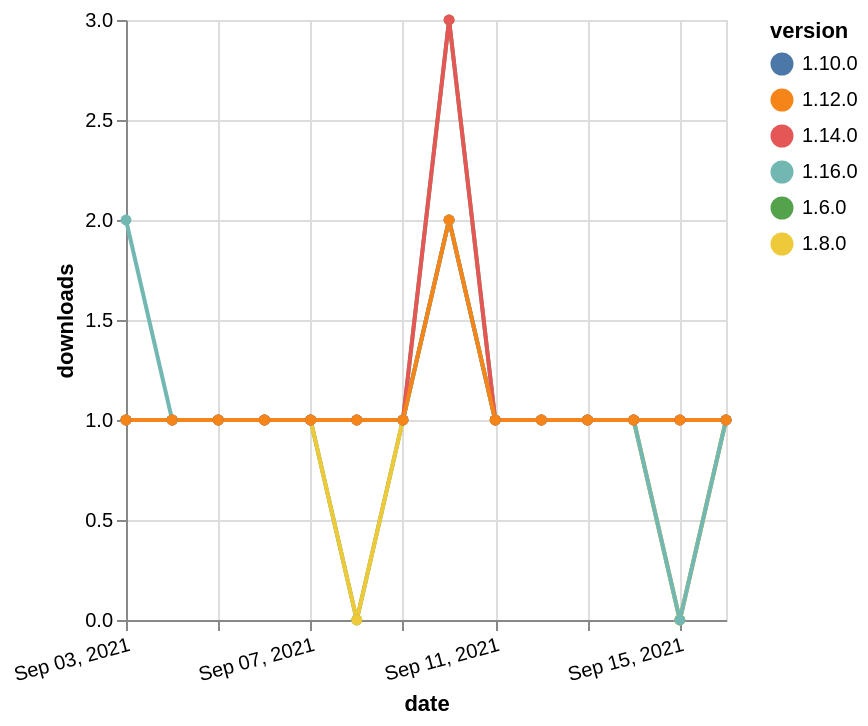

Vega-Lite specification for this chart:
### Vega-Lite specification from a JSON file in a GitHub repository (floating-point values rounded to 4 significant figures)
{"$schema": "https://vega.github.io/schema/vega-lite/v5.json", "description": "A simple bar chart with embedded data.", "data": {"values": [{"date": "2021-09-03", "total": 375, "delta": 1, "version": "1.6.0"}, {"date": "2021-09-04", "total": 376, "delta": 1, "version": "1.6.0"}, {"date": "2021-09-05", "total": 377, "delta": 1, "version": "1.6.0"}, {"date": "2021-09-06", "total": 378, "delta": 1, "version": "1.6.0"}, {"date": "2021-09-07", "total": 379, "delta": 1, "version": "1.6.0"}, {"date": "2021-09-08", "total": 379, "delta": 0, "version": "1.6.0"}, {"date": "2021-09-09", "total": 380, "delta": 1, "version": "1.6.0"}, {"date": "2021-09-10", "total": 383, "delta": 3, "version": "1.6.0"}, {"date": "2021-09-11", "total": 384, "delta": 1, "version": "1.6.0"}, {"date": "2021-09-12", "total": 385, "delta": 1, "version": "1.6.0"}, {"date": "2021-09-13", "total": 386, "delta": 1, "version": "1.6.0"}, {"date": "2021-09-14", "total": 387, "delta": 1, "version": "1.6.0"}, {"date": "2021-09-15", "total": 387, "delta": 0, "version": "1.6.0"}, {"date": "2021-09-16", "total": 388, "delta": 1, "version": "1.6.0"}, {"date": "2021-09-03", "total": 192, "delta": 1, "version": "1.8.0"}, {"date": "2021-09-04", "total": 193, "delta": 1, "version": "1.8.0"}, {"date": "2021-09-05", "total": 194, "delta": 1, "version": "1.8.0"}, {"date": "2021-09-06", "total": 195, "delta": 1, "version": "1.8.0"}, {"date": "2021-09-07", "total": 196, "delta": 1, "version": "1.8.0"}, {"date": "2021-09-08", "total": 196, "delta": 0, "version": "1.8.0"}, {"date": "2021-09-09", "total": 197, "delta": 1, "version": "1.8.0"}, {"date": "2021-09-10", "total": 199, "delta": 2, "version": "1.8.0"}, {"date": "2021-09-11", "total": 200, "delta": 1, "version": "1.8.0"}, {"date": "2021-09-12", "total": 201, "delta": 1, "version": "1.8.0"}, {"date": "2021-09-13", "total": 202, "delta": 1, "version": "1.8.0"}, {"date": "2021-09-14", "total": 203, "delta": 1, "version": "1.8.0"}, {"date": "2021-09-15", "total": 203, "delta": 0, "version": "1.8.0"}, {"date": "2021-09-16", "total": 204, "delta": 1, "version": "1.8.0"}, {"date": "2021-09-03", "total": 177, "delta": 1, "version": "1.10.0"}, {"date": "2021-09-04", "total": 178, "delta": 1, "version": "1.10.0"}, {"date": "2021-09-05", "total": 179, "delta": 1, "version": "1.10.0"}, {"date": "2021-09-06", "total": 180, "delta": 1, "version": "1.10.0"}, {"date": "2021-09-07", "total": 181, "delta": 1, "version": "1.10.0"}, {"date": "2021-09-08", "total": 182, "delta": 1, "version": "1.10.0"}, {"date": "2021-09-09", "total": 183, "delta": 1, "version": "1.10.0"}, {"date": "2021-09-10", "total": 185, "delta": 2, "version": "1.10.0"}, {"date": "2021-09-11", "total": 186, "delta": 1, "version": "1.10.0"}, {"date": "2021-09-12", "total": 187, "delta": 1, "version": "1.10.0"}, {"date": "2021-09-13", "total": 188, "delta": 1, "version": "1.10.0"}, {"date": "2021-09-14", "total": 189, "delta": 1, "version": "1.10.0"}, {"date": "2021-09-15", "total": 190, "delta": 1, "version": "1.10.0"}, {"date": "2021-09-16", "total": 191, "delta": 1, "version": "1.10.0"}, {"date": "2021-09-03", "total": 120, "delta": 2, "version": "1.16.0"}, {"date": "2021-09-04", "total": 121, "delta": 1, "version": "1.16.0"}, {"date": "2021-09-05", "total": 122, "delta": 1, "version": "1.16.0"}, {"date": "2021-09-06", "total": 123, "delta": 1, "version": "1.16.0"}, {"date": "2021-09-07", "total": 124, "delta": 1, "version": "1.16.0"}, {"date": "2021-09-08", "total": 125, "delta": 1, "version": "1.16.0"}, {"date": "2021-09-09", "total": 126, "delta": 1, "version": "1.16.0"}, {"date": "2021-09-10", "total": 128, "delta": 2, "version": "1.16.0"}, {"date": "2021-09-11", "total": 129, "delta": 1, "version": "1.16.0"}, {"date": "2021-09-12", "total": 130, "delta": 1, "version": "1.16.0"}, {"date": "2021-09-13", "total": 131, "delta": 1, "version": "1.16.0"}, {"date": "2021-09-14", "total": 132, "delta": 1, "version": "1.16.0"}, {"date": "2021-09-15", "total": 132, "delta": 0, "version": "1.16.0"}, {"date": "2021-09-16", "total": 133, "delta": 1, "version": "1.16.0"}, {"date": "2021-09-03", "total": 173, "delta": 1, "version": "1.14.0"}, {"date": "2021-09-04", "total": 174, "delta": 1, "version": "1.14.0"}, {"date": "2021-09-05", "total": 175, "delta": 1, "version": "1.14.0"}, {"date": "2021-09-06", "total": 176, "delta": 1, "version": "1.14.0"}, {"date": "2021-09-07", "total": 177, "delta": 1, "version": "1.14.0"}, {"date": "2021-09-08", "total": 178, "delta": 1, "version": "1.14.0"}, {"date": "2021-09-09", "total": 179, "delta": 1, "version": "1.14.0"}, {"date": "2021-09-10", "total": 182, "delta": 3, "version": "1.14.0"}, {"date": "2021-09-11", "total": 183, "delta": 1, "version": "1.14.0"}, {"date": "2021-09-12", "total": 184, "delta": 1, "version": "1.14.0"}, {"date": "2021-09-13", "total": 185, "delta": 1, "version": "1.14.0"}, {"date": "2021-09-14", "total": 186, "delta": 1, "version": "1.14.0"}, {"date": "2021-09-15", "total": 187, "delta": 1, "version": "1.14.0"}, {"date": "2021-09-16", "total": 188, "delta": 1, "version": "1.14.0"}, {"date": "2021-09-03", "total": 157, "delta": 1, "version": "1.12.0"}, {"date": "2021-09-04", "total": 158, "delta": 1, "version": "1.12.0"}, {"date": "2021-09-05", "total": 159, "delta": 1, "version": "1.12.0"}, {"date": "2021-09-06", "total": 160, "delta": 1, "version": "1.12.0"}, {"date": "2021-09-07", "total": 161, "delta": 1, "version": "1.12.0"}, {"date": "2021-09-08", "total": 162, "delta": 1, "version": "1.12.0"}, {"date": "2021-09-09", "total": 163, "delta": 1, "version": "1.12.0"}, {"date": "2021-09-10", "total": 165, "delta": 2, "version": "1.12.0"}, {"date": "2021-09-11", "total": 166, "delta": 1, "version": "1.12.0"}, {"date": "2021-09-12", "total": 167, "delta": 1, "version": "1.12.0"}, {"date": "2021-09-13", "total": 168, "delta": 1, "version": "1.12.0"}, {"date": "2021-09-14", "total": 169, "delta": 1, "version": "1.12.0"}, {"date": "2021-09-15", "total": 170, "delta": 1, "version": "1.12.0"}, {"date": "2021-09-16", "total": 171, "delta": 1, "version": "1.12.0"}]}, "width": "container", "mark": {"type": "line", "point": {"filled": true}}, "encoding": {"x": {"field": "date", "type": "temporal", "timeUnit": "yearmonthdate", "title": "date", "axis": {"labelAngle": -15}}, "y": {"field": "delta", "type": "quantitative", "title": "downloads"}, "color": {"field": "version", "type": "nominal"}, "tooltip": {"field": "delta"}}}
